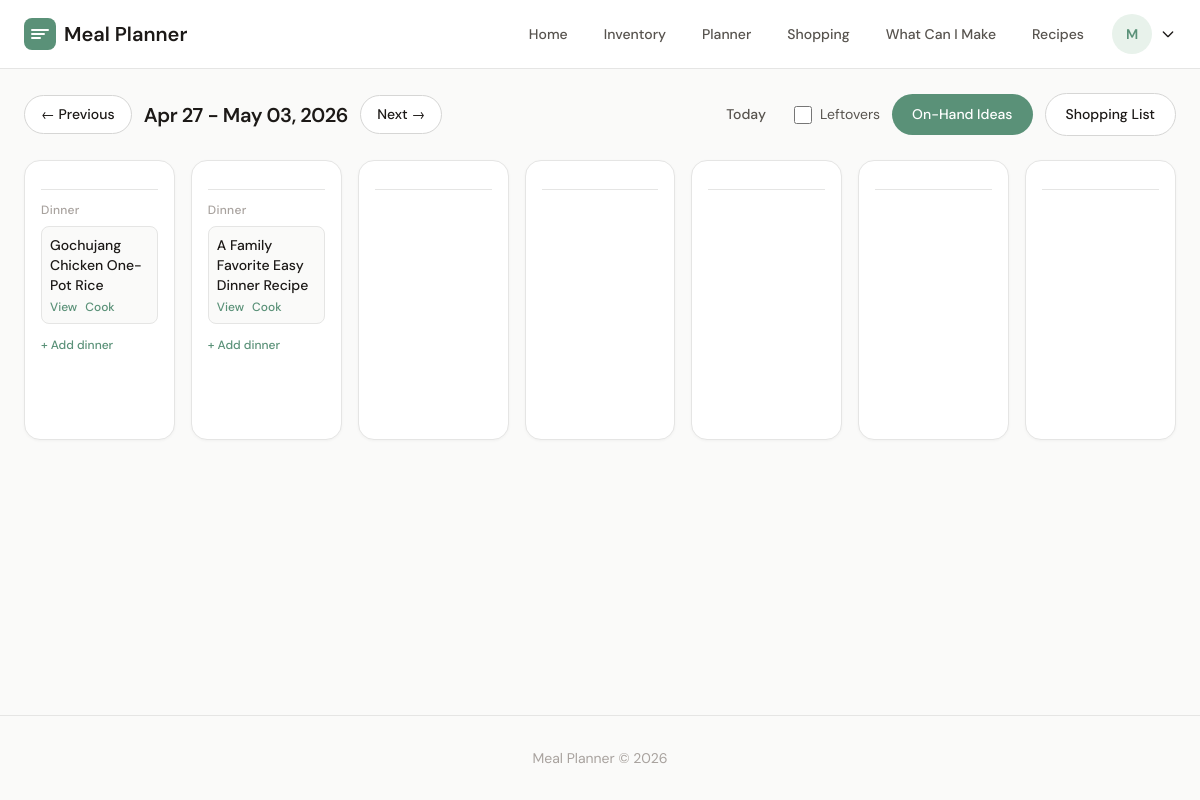
The page /planner/ (signed in) on the database its author committed.
### accounts/models.py (models this page shows, shortened)
class CustomUser(AbstractUser):
    household = models.ForeignKey(
        "household.Household",
        on_delete=models.SET_NULL,
        null=True,
        blank=True,
    )
    class Meta:
        ordering = ["email"]

### meal_planner_app/models.py (models this page shows, shortened)
class MealPlan(models.Model):
    household = models.ForeignKey(
        Household, on_delete=models.CASCADE, related_name="meal_plans"
    )
    meal_date = models.DateField(db_index=True)
    meal_type = models.CharField(max_length=20, choices=MealType.choices)
    recipe = models.ForeignKey(
        Recipe,
        on_delete=models.SET_NULL,
        null=True,
        blank=True,
        related_name="meal_plans",
    )
    custom_meal = models.CharField(max_length=200, blank=True, null=True)
    notes = models.TextField(blank=True, null=True)
    meal_rating = models.IntegerField(blank=True, null=True)  # 1-5 scale
    cooked_at = models.DateTimeField(blank=True, null=True)  # When meal was cooked
    created_at = models.DateTimeField(auto_now_add=True)
    updated_at = models.DateTimeField(auto_now=True)
    class Meta:
        ordering = ["meal_date", "meal_type"]
        constraints = [
            models.UniqueConstraint(
                fields=["household", "meal_date", "meal_type", "recipe"],
                name="unique_meal_per_type",
            )
        ]
        indexes = [
            models.Index(fields=["household", "meal_date"]),
            models.Index(fields=["meal_date", "meal_type"]),
        ]

### recipes/models.py (models this page shows, shortened)
class Recipe(models.Model):
    household = models.ForeignKey(
        Household, on_delete=models.CASCADE, related_name="recipes"
    )
    title = models.CharField(max_length=200, db_index=True)
    description = models.TextField(blank=True)
    photo = models.ImageField(upload_to="recipes/%Y/%m/%d/", blank=True, null=True)
    video_url = models.URLField(blank=True)
    on_hand_idea = models.BooleanField(default=False, db_index=True)
    leftover_worthy = models.BooleanField(default=False, db_index=True)
    needs_review = models.BooleanField(default=True, db_index=True)
    created_at = models.DateTimeField(auto_now_add=True, db_index=True)
    updated_at = models.DateTimeField(auto_now=True)
    class Meta:
        ordering = ["-created_at"]
        indexes = [
            models.Index(fields=["household", "created_at"]),
        ]

### meal_planner_app/views.py (the view)
# urls.py: path("planner/", views.PlannerHomeView.as_view(), name="planner"),
class PlannerHomeView(LoginRequiredMixin, TemplateView):
    template_name = "meal_planner/planner.html"
    def get_context_data(self, **kwargs):
        context = super().get_context_data(**kwargs)
        year = self.kwargs.get("year")
        week = self.kwargs.get("week")
        if year and week:
            start_date = date.fromisocalendar(year, week, 1)
        else:
            today = date.today()
            start_date = today - timedelta(days=today.weekday())
        end_date = start_date + timedelta(days=6)
        week_days = []
        for i in range(7):
            day = start_date + timedelta(days=i)
            day_name = day.strftime("%A")
            week_days.append(
                {
                    "date": day,
                    "day_name": day_name,
                    "date_str": day.strftime("%Y-%m-%d"),
                }
            )
        context["start_date"] = start_date
        context["end_date"] = end_date
        context["week_year"] = year
        context["week_number"] = week
        context["meal_types"] = ["breakfast", "lunch", "dinner", "snack"]
        meals = MealPlan.objects.filter(
            household=self.request.user.household,
            meal_date__gte=start_date,
            meal_date__lte=end_date,
        ).select_related("recipe")
        meals_by_day = {}
        for meal in meals:
            date_str = meal.meal_date.strftime("%Y-%m-%d")
            if date_str not in meals_by_day:
                meals_by_day[date_str] = {}
            meals_by_day[date_str][meal.meal_type] = [meal]
        for day in week_days:
            date_str = day["date_str"]
            day["meals"] = meals_by_day.get(date_str, {})
        context["week_days"] = week_days
        return context

### meal_planner_app/templates/meal_planner/planner.html (shortened to what this page needs)
{% extends "base.html" %}
{% block content %}
<div class="mb-6">
    <div class="flex flex-col sm:flex-row sm:items-center sm:justify-between gap-4">
        <div class="flex items-center gap-3">
            <a href="{% url 'meal_planner:planner_navigate' %}?current={{ start_date|date:'Y-m-d' }}&offset=-1"
               class="btn-secondary" style="padding: 8px 16px;">
                ← Previous
            </a>
            <h1 class="text-xl font-semibold">
                {{ start_date|date:"M d" }} - {{ end_date|date:"M d, Y" }}
            </h1>
            <a href="{% url 'meal_planner:planner_navigate' %}?current={{ start_date|date:'Y-m-d' }}&offset=1"
               class="btn-secondary" style="padding: 8px 16px;">
                Next →
            </a>
        </div>
        <div class="flex items-center gap-3 flex-wrap">
            <a href="{% url 'meal_planner:planner' %}" class="btn-ghost">
                Today
            </a>
            <label class="flex items-center gap-2 cursor-pointer" style="color: var(--text-secondary);">
                <input type="checkbox" id="leftover-filter" onchange="toggleLeftovers()"
                       style="width: 18px; height: 18px; accent-color: var(--brand-primary);">
                <span style="font-size: 0.875rem;">Leftovers</span>
            </label>
            <a href="{% url 'meal_planner:on_hand_ideas' %}" class="btn-primary">
                On-Hand Ideas
            </a>
            <a href="{% url 'shopping:week' %}?week_start={{ start_date|date:'Y-m-d' }}" class="btn-secondary">
                Shopping List
            </a>
        </div>
    </div>
</div>
<div class="grid grid-cols-1 sm:grid-cols-2 md:grid-cols-4 lg:grid-cols-7 gap-4">
    {% for day in week_days %}
    <div class="card p-4" style="min-height: 280px;">
        <div class="text-center mb-3 pb-3" style="border-bottom: 1px solid var(--border-subtle);">
        </div>
        {% for meal_type, meals in day.meals.items %}
        <div class="mb-4">
            <div class="font-medium text-xs mb-2 uppercase tracking-wide" style="color: var(--text-muted); text-transform: capitalize;">{{ meal_type }}</div>
            {% for meal in meals %}
            <div class="p-2 mb-2 rounded-lg" style="background: var(--bg-page); border: 1px solid var(--border-subtle);">
                {% if meal.recipe %}
                <div class="font-medium text-sm mb-1">{{ meal.recipe.title }}</div>
                <div class="flex gap-2">
                    <button @click="openRecipeModal({{ meal.recipe.pk }})" class="link text-xs">View</button>
                    <a href="{% url 'meal_planner:cooking_reconcile' meal.pk %}" class="link text-xs">Cook</a>
                </div>
                {% else %}
                <div class="text-sm" style="color: var(--text-muted);">{{ meal.notes|truncatechars:30 }}</div>
                {% endif %}
            </div>
            {% endfor %}
            <a href="{% url 'meal_planner:add_meal' %}?date={{ day|date:'Y-m-d' }}&type={{ meal_type }}"
               class="link text-xs">+ Add {{ meal_type }}</a>
        </div>
        {% endfor %}
    </div>
    {% endfor %}
</div>
{% endblock %}

### templates/base.html (shortened to what this page needs)
<!DOCTYPE html>
<html lang="en">
<head>
    <script src="https://cdn.tailwindcss.com"></script>
    </head>
    <body class="min-h-screen flex flex-col">
        <nav class="nav" x-data="{ menuOpen: false, userMenuOpen: false }">
            <div class="max-w-7xl mx-auto flex items-center justify-between">
                <div>
                    <a href="{% url 'home' %}" class="flex items-center gap-2 text-xl font-semibold" style="color: var(--text-primary); text-decoration: none;">
                        <svg class="w-8 h-8" viewBox="0 0 32 32" fill="none">
                            <rect width="32" height="32" rx="8" fill="var(--brand-primary)"/>
                            <path d="M8 12h16M8 16h12M8 20h8" stroke="white" stroke-width="2" stroke-linecap="round"/>
                        </svg>
                        <span class="hidden sm:inline">Meal Planner</span>
                    </a>
                </div>
                <div class="hidden lg:flex items-center gap-1">
                    <a href="{% url 'home' %}" class="nav-link">Home</a>
                    {% if user.is_authenticated %}
                    <a href="{% url 'inventory:inventory_list' %}" class="nav-link">Inventory</a>
                    <a href="{% url 'meal_planner:planner' %}" class="nav-link">Planner</a>
                    <a href="{% url 'shopping:week' %}" class="nav-link">Shopping</a>
                    <a href="{% url 'shopping:discovery' %}" class="nav-link">What Can I Make</a>
                    {% endif %}
                    <a href="{% url 'recipes:recipe_list' %}" class="nav-link">Recipes</a>
                    {% if user.is_authenticated %}
                    <div class="relative">
                        <button @click="userMenuOpen = !userMenuOpen" class="flex items-center gap-2 ml-2">
                            <div class="avatar">{{ user.username|slice:":1"|upper }}</div>
                            <svg class="w-4 h-4" fill="none" stroke="currentColor" viewBox="0 0 24 24">
                                <path stroke-linecap="round" stroke-linejoin="round" stroke-width="2" d="M19 9l-7 7-7-7"></path>
                            </svg>
                        </button>
                    </div>
                    {% else %}
                    <a href="{% url 'login' %}" class="nav-link">Log in</a>
                    <a href="{% url 'register' %}" class="btn-primary">Get Started</a>
                    {% endif %}
                </div>
            </div>
        </nav>
        <main class="max-w-7xl mx-auto px-4 sm:px-6 py-6 flex-1">
        {% block content %}{% endblock %}
    </main>
    <footer class="py-8 text-center" style="border-top: 1px solid var(--border-subtle);">
        <p class="text-sm" style="color: var(--text-muted);">
            Meal Planner &copy; {% now "Y" %}
        </p>
    </footer>
</body>
</html>

### templates/base.html (style rules this page uses)
:root { --brand-primary: #5a9178; --brand-hover: #487561; --brand-light: #e8f2eb; --brand-green: #3ecf8e; --accent-coral: #e07a5f; --accent-coral-light: #fceeed; --bg-page: #fafaf9; --bg-card: #ffffff; --bg-elevated: #f5f5f4; --border-subtle: #e5e5e4; --border-medium: #d6d6d5; --text-primary: #1c1917; --text-secondary: #57534e; --text-muted: #a8a29e; --text-light-gray: #78716c; --text-mid-gray: #6b7280; --text-off-white: #d1d5db; --success-bg: #dcfce7; --success-text: #16a34a; --warning-bg: #fef3c7; --warning-text: #d97706; --error-bg: #fee2e1; --error-text: #dc2626; --font-primary: 'DM Sans', 'Helvetica Neue', Helvetica, Arial, sans-serif; --font-mono: 'JetBrains Mono', 'Menlo', monospace; }
* { font-family: var(--font-primary); }
body { background-color: var(--bg-page); color: var(--text-primary); font-family: var(--font-primary); font-weight: 400; line-height: 1.50; }
h1, h2, h3, h4, h5, h6 { font-weight: 600; letter-spacing: -0.02em; }
h1 { font-size: 2.5rem; line-height: 1.1; }
.card { background: var(--bg-card); border: 1px solid var(--border-subtle); border-radius: 16px; box-shadow: 0 1px 3px rgba(0,0,0,0.04); }
.link { color: var(--brand-primary); text-decoration: none; cursor: pointer; }
.btn-primary { background: var(--brand-primary); color: white; font-family: var(--font-primary); font-weight: 500; font-size: 0.875rem; padding: 10px 20px; border: none; border-radius: 9999px; cursor: pointer; transition: all 0.2s ease; display: inline-flex; align-items: center; justify-content: center; gap: 0.5rem; }
.btn-secondary { background: var(--bg-card); color: var(--text-primary); font-family: var(--font-primary); font-weight: 500; font-size: 0.875rem; padding: 10px 20px; border: 1px solid var(--border-medium); border-radius: 9999px; cursor: pointer; transition: all 0.2s ease; }
.btn-ghost { background: transparent; color: var(--text-secondary); font-family: var(--font-primary); font-weight: 500; font-size: 0.875rem; padding: 8px 16px; border: none; border-radius: 8px; cursor: pointer; transition: all 0.2s ease; }
.nav { background: var(--bg-card); border-bottom: 1px solid var(--border-subtle); padding: 14px 24px; position: sticky; top: 0; z-index: 50; }
.nav-link { font-family: var(--font-primary); font-weight: 500; font-size: 0.875rem; color: var(--text-secondary); text-decoration: none; padding: 8px 16px; border-radius: 8px; transition: all 0.2s ease; }
.link { color: var(--brand-primary); text-decoration: none; font-weight: 500; transition: color 0.2s ease; }
.avatar { width: 40px; height: 40px; border-radius: 50%; background: var(--brand-light); color: var(--brand-primary); display: flex; align-items: center; justify-content: center; font-weight: 600; font-size: 0.875rem; }

### rows shown on the page
CustomUser: username "M"
MealPlan: meal_type "Dinner", recipe "Gochujang Chicken One-Pot Rice", meal_type "dinner"
MealPlan: meal_type "Dinner", recipe "A Family Favorite Easy Dinner Recipe", meal_type "dinner"

### other values the page prints
{{ start_date|date:"M d" }} "Apr 27"
{{ end_date|date:"M d, Y" }} "May 03, 2026"
